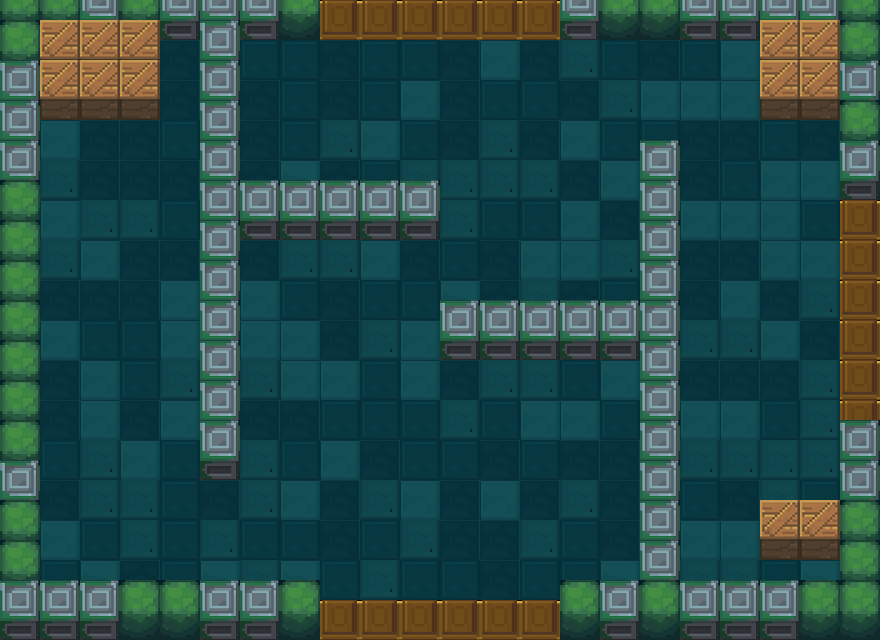

Below is a game level as drawn by its tile map, then a one-line description and the .tmx that defines it (tile-layer data replaced by summaries):
An orthogonal 22x16 tile map with 40x40 px tiles, 4 tile layers (floor, exit, roomVerge, box), 1 hidden layer not drawn, 5 tilesets.

<map version="1.0" orientation="orthogonal" renderorder="right-down" width="22" height="16" tilewidth="40" tileheight="40">
 <tileset firstgid="1" name="floors" tilewidth="40" tileheight="40">
  <image source="floors.png" width="160" height="40" />
 </tileset>
 <tileset firstgid="5" name="1" tilewidth="40" tileheight="60">
  <image source="1.png" width="80" height="60" />
 </tileset>
 <tileset firstgid="7" name="meta_tiles" tilewidth="40" tileheight="40">
  <image source="meta_tiles.png" width="280" height="70" />
  <tile id="0">
   <properties>
    <property name="Collidable" value="true" />
   </properties>
  </tile>
 </tileset>
 <tileset firstgid="14" name="上下门（关）" tilewidth="40" tileheight="40">
  <image source="上下门（关）.png" width="40" height="80" />
 </tileset>
 <tileset firstgid="16" name="木箱" tilewidth="40" tileheight="60">
  <image source="木箱.png" width="40" height="60" />
 </tileset>
 <layer name="Meta" width="22" height="16" visible="0">
  <data>[352 cells, 98 non-empty, 1 distinct tile ids]</data>
 </layer>
 <layer name="floor" width="22" height="16">
  <properties>
   <property name="cc_vertexz" value="-500" />
  </properties>
  <data>[352 cells, 280 non-empty, 4 distinct tile ids]</data>
 </layer>
 <layer name="exit" width="22" height="16">
  <properties>
   <property name="cc_vertexz" value="-500" />
  </properties>
  <data>[352 cells, 18 non-empty, 1 distinct tile ids]</data>
 </layer>
 <layer name="roomVerge" width="22" height="16">
  <properties>
   <property name="cc_vertexz" value="automatic" />
  </properties>
  <data>[352 cells, 86 non-empty, 2 distinct tile ids]</data>
 </layer>
 <layer name="box" width="22" height="16">
  <properties>
   <property name="cc_vertexz" value="automatic" />
  </properties>
  <data>[352 cells, 12 non-empty, 1 distinct tile ids]</data>
 </layer>
</map>
